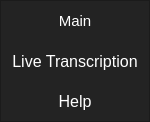
        <widget class="QFrame" name="frame_left_menu">
         <property name="minimumSize">
          <size>
           <width>150</width>
           <height>0</height>
          </size>
         </property>
         <property name="maximumSize">
          <size>
           <width>70</width>
           <height>16777215</height>
          </size>
         </property>
         <property name="styleSheet">
          <string notr="true">background-color: rgb(35, 35, 35);</string>
         </property>
         <property name="frameShape">
          <enum>QFrame::StyledPanel</enum>
         </property>
         <property name="frameShadow">
          <enum>QFrame::Raised</enum>
         </property>
         <layout class="QVBoxLayout" name="verticalLayout_3">
          <property name="leftMargin">
           <number>0</number>
          </property>
          <property name="topMargin">
           <number>0</number>
          </property>
          <property name="rightMargin">
           <number>0</number>
          </property>
          <property name="bottomMargin">
           <number>0</number>
          </property>
          <item alignment="Qt::AlignTop">
           <widget class="QFrame" name="frame_top_menus">
            <property name="frameShape">
             <enum>QFrame::NoFrame</enum>
            </property>
            <property name="frameShadow">
             <enum>QFrame::Raised</enum>
            </property>
            <layout class="QVBoxLayout" name="verticalLayout_4">
             <property name="spacing">
              <number>0</number>
             </property>
             <property name="leftMargin">
              <number>0</number>
             </property>
             <property name="topMargin">
              <number>0</number>
             </property>
             <property name="rightMargin">
              <number>0</number>
             </property>
             <property name="bottomMargin">
              <number>0</number>
             </property>
             <item>
              <widget class="QPushButton" name="btn_page_1">
               <property name="minimumSize">
                <size>
                 <width>0</width>
                 <height>40</height>
                </size>
               </property>
               <property name="font">
                <font>
                 <family>Segoe UI</family>
                 <pointsize>11</pointsize>
                </font>
               </property>
               <property name="styleSheet">
                <string notr="true">QPushButton {
	color: rgb(255, 255, 255);
	background-color: rgb(35, 35, 35);
	border: 0px solid;
}
QPushButton:hover {
	background-color: rgb(85, 170, 255);
}</string>
               </property>
               <property name="text">
                <string>Main</string>
               </property>
              </widget>
             </item>
             <item>
              <widget class="QPushButton" name="btn_page_2">
               <property name="minimumSize">
                <size>
                 <width>0</width>
                 <height>40</height>
                </size>
               </property>
               <property name="font">
                <font>
                 <family>Segoe UI</family>
                 <pointsize>12</pointsize>
                </font>
               </property>
               <property name="styleSheet">
                <string notr="true">QPushButton {
	color: rgb(255, 255, 255);
	background-color: rgb(35, 35, 35);
	border: 0px solid;
}
QPushButton:hover {
	background-color: rgb(85, 170, 255);
}</string>
               </property>
               <property name="text">
                <string>Live Transcription</string>
               </property>
              </widget>
             </item>
             <item>
              <widget class="QPushButton" name="btn_page_3">
               <property name="minimumSize">
                <size>
                 <width>0</width>
                 <height>40</height>
                </size>
               </property>
               <property name="font">
                <font>
                 <family>Segoe UI</family>
                 <pointsize>12</pointsize>
                </font>
               </property>
               <property name="styleSheet">
                <string notr="true">QPushButton {
	color: rgb(255, 255, 255);
	background-color: rgb(35, 35, 35);
	border: 0px solid;
}
QPushButton:hover {
	background-color: rgb(85, 170, 255);
}</string>
               </property>
               <property name="text">
                <string>Help</string>
               </property>
              </widget>
             </item>
            </layout>
           </widget>
          </item>
         </layout>
        </widget>
